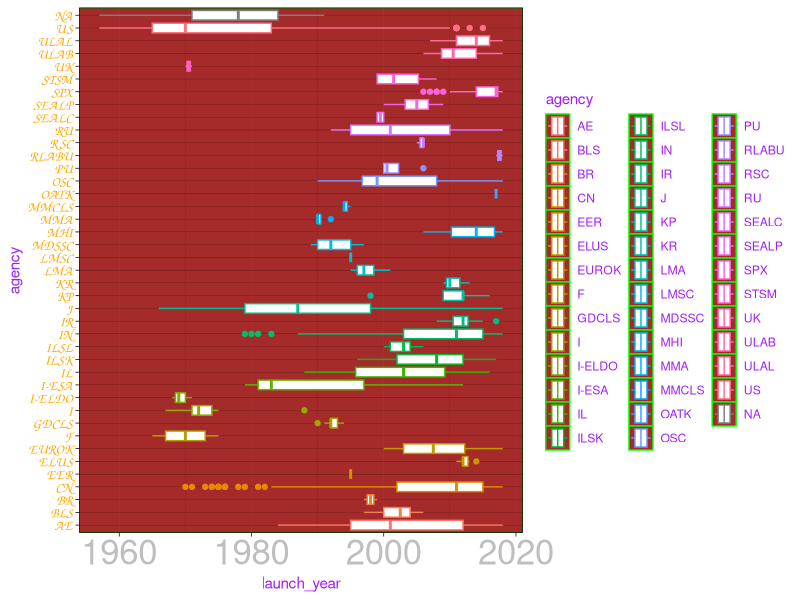

This chart was generated by the following R code:
## ---- chunk 1
knitr::opts_chunk$set(echo = TRUE)
library(here)
library(tidyverse)
library(ggplot2)
## ---- chunk 2
space_launches <- read_csv(here("data", "space_launches.csv"))
## ---- chunk 3
ggplot(data = space_launches, aes(y = agency, x = launch_year)) +
  geom_boxplot(aes(color = agency)) + theme_linedraw() +
  theme(panel.grid.major.x = element_line(color = "magenta"),
        axis.text.y = element_text(color = "orange", size = 10, family = "Comic Sans MS"),
        axis.text.x = element_text(color = "grey", size = 25),
        text = element_text(color = "purple"),
        panel.background = element_rect(color = "green", fill = "brown"))
        
  

  
## ---- chunk 4
sf_ghg <- read_csv(here("data", "San_Francisco_Communitywide_Greenhouse_Gas_Inventory.csv"))
## ---- chunk 5
#make a summary table of total annual ghg emission by sector_general
ghg_total <- sf_ghg |> 
  group_by(Sector_General) |> 
  summarize(ghg_ann_total = sum(Emissions_mtCO2e))
## ---- chunk 6
# create a summary tablw of total annual ghg emissions by year and commodity type
ghg_year <- sf_ghg |> 
  group_by(Calendar_Year,Commodity_Type) |> 
  summarize(ghg_ann_total = sum(Emissions_mtCO2e))
## ---- chunk 7
#create a subset of the data that only contains observations from 2005 onward, only for obs where Sector_detail2 contains "PG&E" then limit to columns Calendar_year, Sector_Detail2 and Emissions_mtCO2e.


